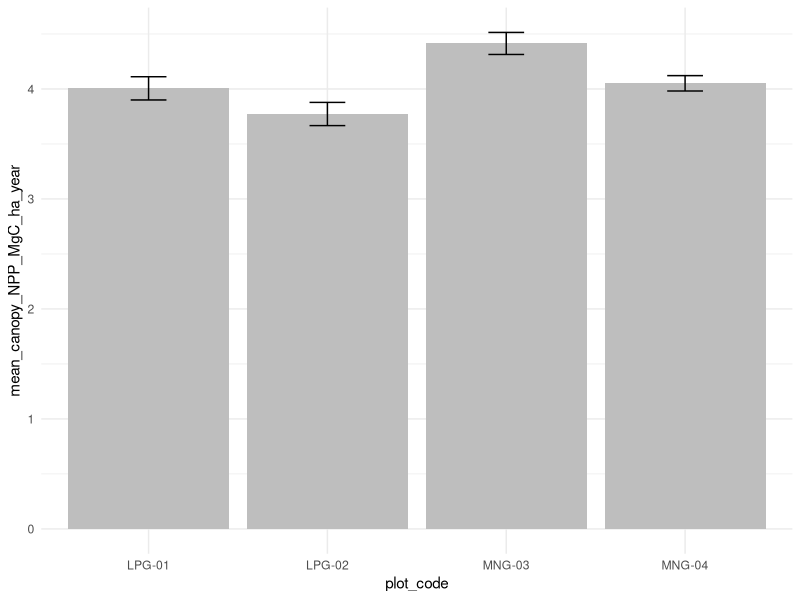
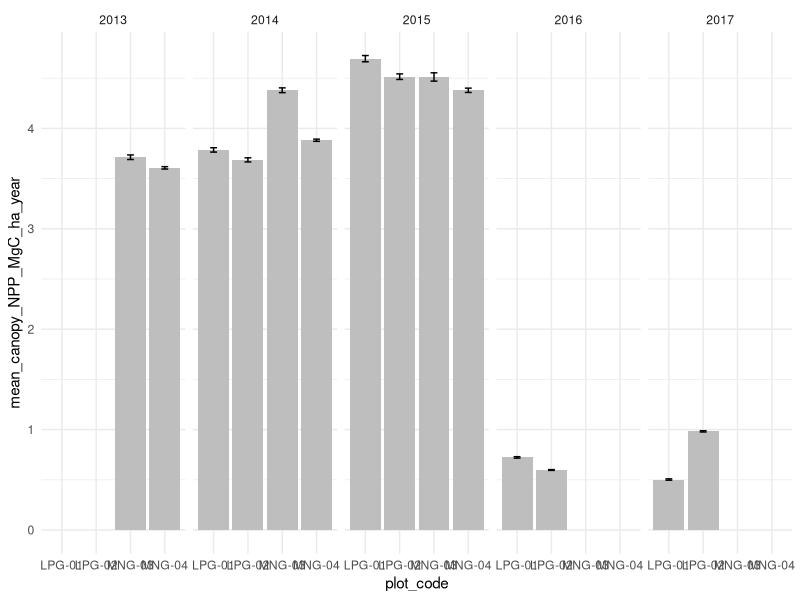

These charts were generated, in order, by the following R code:
library(tidyverse)
setwd('F:/Side_project/african_data_workshop/General/Dataset examples/plot_something')
census<-read_csv('fine_litter_fall_NPP_finest_KATH.csv')
census$totalflf_MgC_ha_month<-as.numeric(census$totalflf_MgC_ha_month)
census$plot_code<-as.factor(census$plot_code)

     #.........................Self functions.........................

weighted.var.se <- function(x, w, na.rm=FALSE)
  #  Computes the variance of a weighted mean following Cochran 1977 definition
{
  if (na.rm) { w <- w[i <- !is.na(x)]; x <- x[i] }
  n = length(w)
  xWbar = weighted.mean(x,w,na.rm=na.rm)
  wbar = mean(w)
  out = n/((n-1)*sum(w)^2)*(sum((w*x-wbar*xWbar)^2)-2*xWbar*sum((w-wbar)*(w*x-wbar*xWbar))+xWbar^2*sum((w-wbar)^2))
  return(out)
}


standard_error_calc <- function(x, na.rm=FALSE) {
  if (na.rm) x <- na.omit(x)
  sqrt(var(x)/length(x))
}

     #......................average the dataset.......................


NPP_by_plot<-census%>%
  mutate(totalflf_MgC_ha_year= totalflf_MgC_ha_month *12)%>%
  group_by(plot_code)%>%
  summarise(mean_canopy_NPP_MgC_ha_year = mean(totalflf_MgC_ha_year, na.rm=T),
            se_canopy_NPP_MgC_ha_year = standard_error_calc(totalflf_MgC_ha_year, na.rm=T))


NPP_by_year<-census%>%
  mutate(totalflf_MgC_ha_year= totalflf_MgC_ha_month *12)%>%
  group_by(year)%>%
  summarise(mean_canopy_NPP_MgC_ha_year = mean(totalflf_MgC_ha_year, na.rm=T))

NPP_by_year_by_plot<-census%>%
  mutate(totalflf_MgC_ha_year= totalflf_MgC_ha_month *12)%>%
  group_by(year,plot_code)%>%
  summarise(mean_canopy_NPP_MgC_ha_year = mean(totalflf_MgC_ha_year, na.rm=T),
            se_canopy_NPP_MgC_ha_year = standard_error_calc(totalflf_MgC_ha_year, na.rm=T))


NPP_by_year_by_plot_weighted<-census%>%
  mutate(totalflf_MgC_ha_year= totalflf_MgC_ha_month *12)%>%
  group_by(year,plot_code)%>%
  summarise(mean_canopy_NPP_MgC_ha_year = weighted.mean(totalflf_MgC_ha_year,meas_int_days, na.rm=T),
            se_canopy_NPP_MgC_ha_year = weighted.var.se(totalflf_MgC_ha_year,meas_int_days, na.rm=T))

     #........................Draw some plots.........................

ggplot(NPP_by_plot,
       aes(x = plot_code, y = mean_canopy_NPP_MgC_ha_year)) +
  geom_bar(stat = "identity",
           position = position_dodge(),
           fill = 'gray') +
  geom_errorbar(
    aes(
      ymin = mean_canopy_NPP_MgC_ha_year - se_canopy_NPP_MgC_ha_year,
      ymax = mean_canopy_NPP_MgC_ha_year + se_canopy_NPP_MgC_ha_year
    ),
    width = .2,
    position = position_dodge(.9)
  ) +
  theme_minimal()

# Facet wrap

ggplot(NPP_by_year_by_plot_weighted,
       aes(x = plot_code, y = mean_canopy_NPP_MgC_ha_year)) +
  geom_bar(stat = "identity",
           position = position_dodge(),
           fill = 'gray') +
  geom_errorbar(
    aes(
      ymin = mean_canopy_NPP_MgC_ha_year - se_canopy_NPP_MgC_ha_year,
      ymax = mean_canopy_NPP_MgC_ha_year + se_canopy_NPP_MgC_ha_year
    ),
    width = .2,
    position = position_dodge(.9)
  ) +
  facet_wrap(~year, ncol = 5)+
  theme_minimal()
